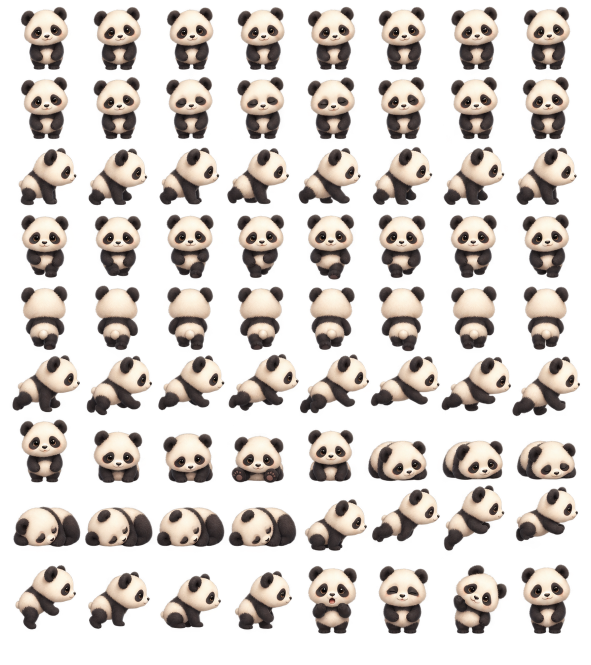
#> input picture uploads/sheet-panda.png, 1182 x 1330 px (shown at 1/2 size)
$ python slice-panda.py
#> lines starting #> are read from the running program, lines starting #| are printed output that depends on the picture
"""Extract all 13 panda clips from the generated, genuinely transparent atlas.

python tools/slice-panda.py
Requires Pillow, numpy and scipy. Uses alpha only, never a colour key.
"""
import json
from pathlib import Path

import numpy as np
from PIL import Image
from scipy import ndimage

ROOT = Path(__file__).resolve().parents[1]
CELL = 160


def main():
    rgba = np.array(Image.open(ROOT / 'uploads/sheet-panda.png').convert('RGBA'))
#> rgba is the input picture: shape (1330, 1182, 4); mean R, G, B, A 72.4, 64.2, 57.5, 98.4
    labels, _ = ndimage.label(rgba[:, :, 3] >= 40)
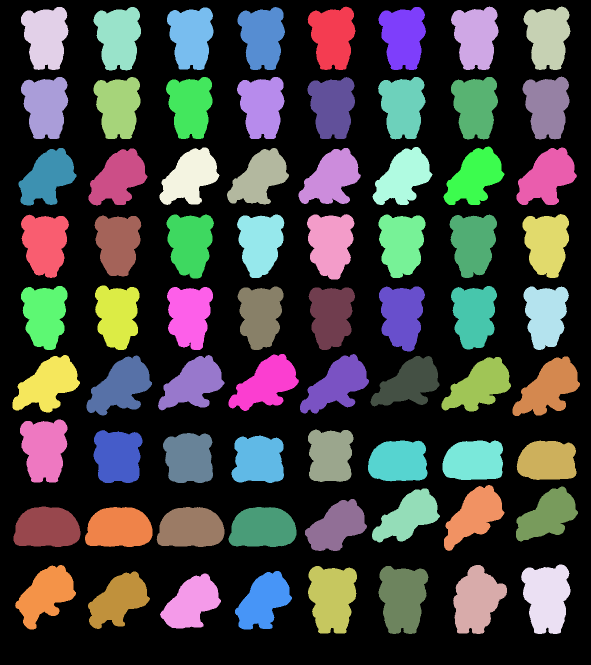
#> labels: shape (1330, 1182) int32 (shown at 1/2 size); 73 distinct labels, from 0 to 72; one colour per label, 0 black
    components = []
    for index, box in enumerate(ndimage.find_objects(labels)):
        if box is None:
            continue
        size = int((labels[box] == index + 1).sum())
        if size >= 1500:
            components.append((index + 1, box))
#> this loop made 72 passes
#> size on passes 1 to 12: 8924, 8988, 8849, 8935, 9050, 8905, 8933, 8830, 8883, 8891, 8869, 8784
#> after the loop, components = 72 items
    if len(components) != 72:
        raise ValueError(f'Expected exactly 72 isolated bodies, found {len(components)}')
    components.sort(key=lambda item: (item[1][0].start + item[1][0].stop) / 2)
    rows = []
    for row in range(9):
        entries = sorted(components[row * 8:(row + 1) * 8], key=lambda item: item[1][1].start)
        frames = []
        for component, box in entries:
            y, x = box
            # Keep natural antialiasing surrounding the connected opaque body.
            y0, y1 = max(0, y.start - 3), min(rgba.shape[0], y.stop + 3)
            x0, x1 = max(0, x.start - 3), min(rgba.shape[1], x.stop + 3)
            patch = rgba[y0:y1, x0:x1].copy()
            local_labels, _ = ndimage.label(patch[:, :, 3] >= 24)
            sizes = np.bincount(local_labels.ravel()); sizes[0] = 0
            keep = local_labels == sizes.argmax()
            patch[~keep] = 0
            image = Image.fromarray(patch)
            # A single scale for the entire atlas avoids pose-dependent zoom.
            image = image.resize((round(image.width * 0.78), round(image.height * 0.78)), Image.Resampling.LANCZOS)
            alpha = np.array(image)[:, :, 3]
            yy, xx = np.nonzero(alpha >= 24)
            frame = Image.new('RGBA', (CELL, CELL))
            offset = (round(CELL / 2 - (xx.min() + xx.max()) / 2), 153 - int(yy.max()))
            frame.alpha_composite(image, offset)
            frames.append(frame)
        rows.append(frames)
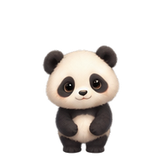
#> frame: PIL image 160x160 RGBA; mean R, G, B, A 37.2, 33.6, 30.7, 59.9; transparent parts drawn white
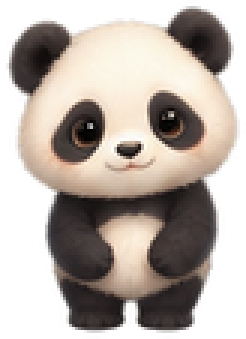
#> image: PIL image 82x113 RGBA (shown 3 times larger); mean R, G, B, A 102.9, 92.8, 84.9, 165.5; transparent parts drawn white
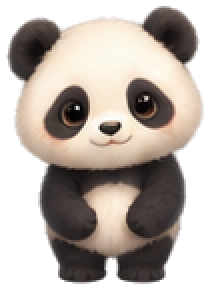
#> patch: shape (145, 105, 4) (shown 2 times larger); mean R, G, B, A 99.1, 89.5, 82.3, 165.3; transparent parts drawn white
#> after the loop, rows = 9 items
    clips = {
        'idle': rows[0], 'blink': rows[1], 'walk_right': rows[2],
        'walk_left': [image.transpose(Image.Transpose.FLIP_LEFT_RIGHT) for image in rows[2]],
        'walk_down': rows[3], 'walk_up': rows[4], 'run_right': rows[5],
        'run_left': [image.transpose(Image.Transpose.FLIP_LEFT_RIGHT) for image in rows[5]],
        'sit': rows[6][:4], 'lay': rows[6][4:], 'sleep': rows[7][:4],
        'jump': rows[7][4:] + rows[8][:4], 'hit': rows[8][4:],
    }
    output = ROOT / 'assets/sprites/panda'
    output.mkdir(parents=True, exist_ok=True)
    for name, frames in clips.items():
        strip = Image.new('RGBA', (len(frames) * CELL, CELL))
        for index, frame in enumerate(frames):
            strip.alpha_composite(frame, (index * CELL, 0))
        strip.save(output / f'{name}.png')
#> this loop made 13 passes
#> name on passes 1 to 12: 'idle', 'blink', 'walk_right', 'walk_left', 'walk_down', 'walk_up', 'run_right', 'run_left', 'sit', 'lay', 'sleep', 'jump'
#> pass 1, in main, `strip.save(output / f'{name}.png')`:
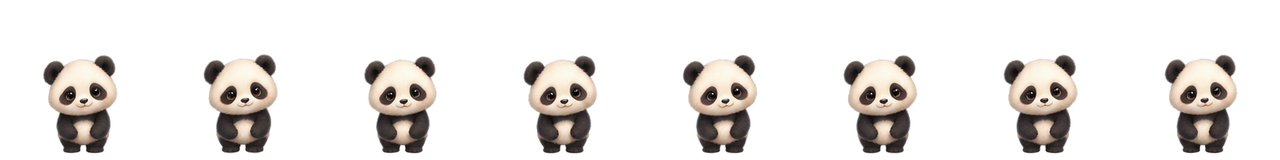
#> saved as idle.png: PIL image 1280x160 RGBA; mean R, G, B, A 32.9, 29.7, 27.2, 52; transparent parts drawn white
#> pass 2, in main, `strip.save(output / f'{name}.png')`:
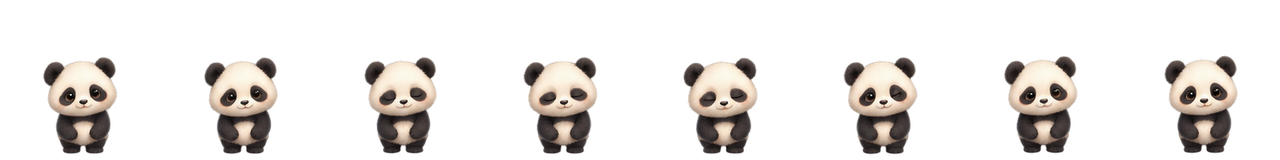
#> saved as blink.png: PIL image 1280x160 RGBA; mean R, G, B, A 32.7, 29.5, 27, 51.5; transparent parts drawn white
#> after the loop:
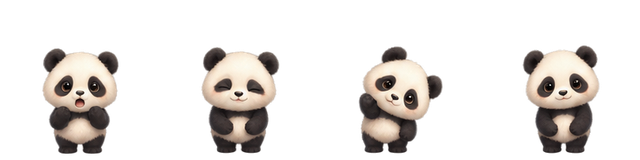
#> strip: PIL image 640x160 RGBA; mean R, G, B, A 37.9, 34.1, 31.2, 59.4; transparent parts drawn white
    path = ROOT / 'assets/sprites/counts.json'
#> (the run stopped early here; a loop or call above may not have finished)
